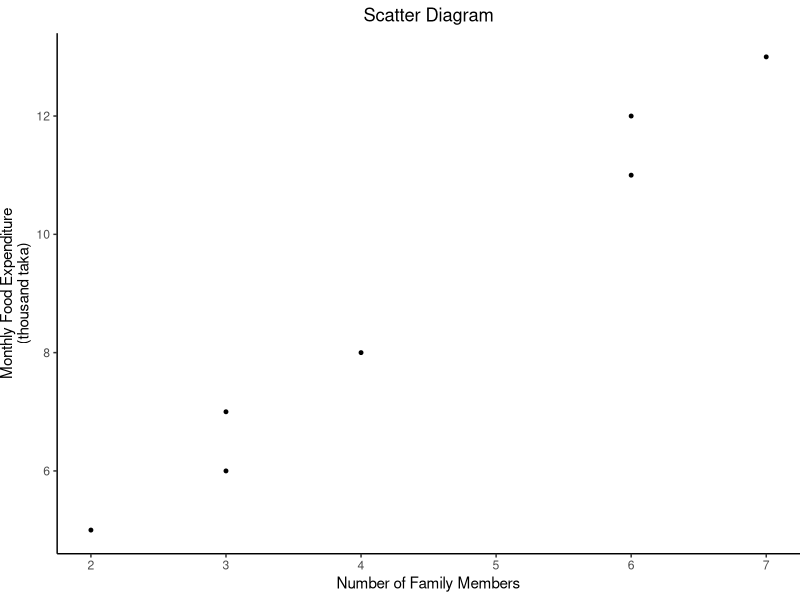
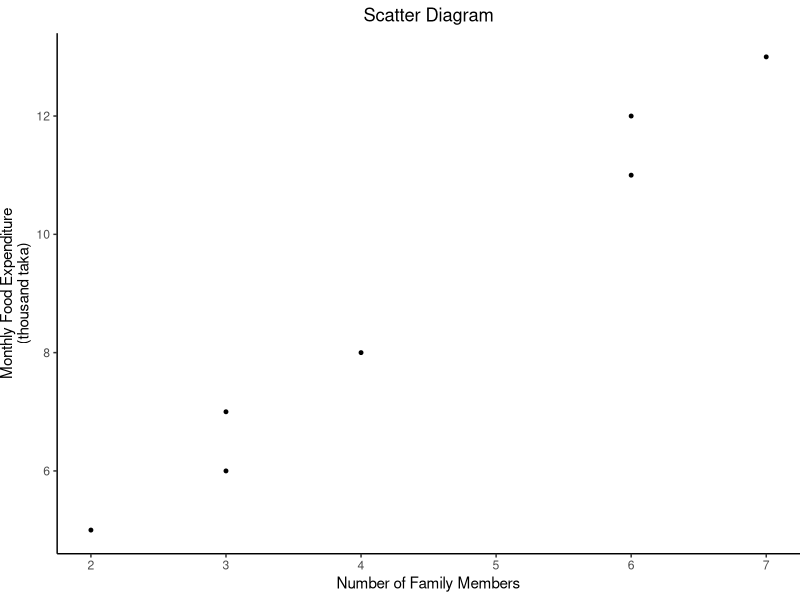

These charts were generated, in order, by the following R code:
library(ggplot2)
df <- data.frame(
      x = c(2, 3, 6, 4, 7, 3, 6),
      y = c(5, 7, 11, 8, 13, 6, 12)
    )
ggplot(df, aes(x, y)) +
      geom_point(size = 1) +
      labs(
            x = "Number of Family Members",
            y = "Monthly Food Expenditure\n(thousand taka)",
            title = "Scatter Diagram"
          ) +
      theme_classic() +
      theme(plot.title = element_text(hjust = 0.5)) +
    theme(
        panel.background = element_rect(fill = "transparent", colour = NA), # Transparent panel bg
        plot.background = element_rect(fill = "transparent", colour = NA),   # Transparent plot bg
        plot.margin = margin(t = 5.5, r = 0, b = 5.5, l = 0, unit = "pt")
    )

ggsave("corr-motivating-scatter.pdf",
                width = 4.5, height = 3.2)
